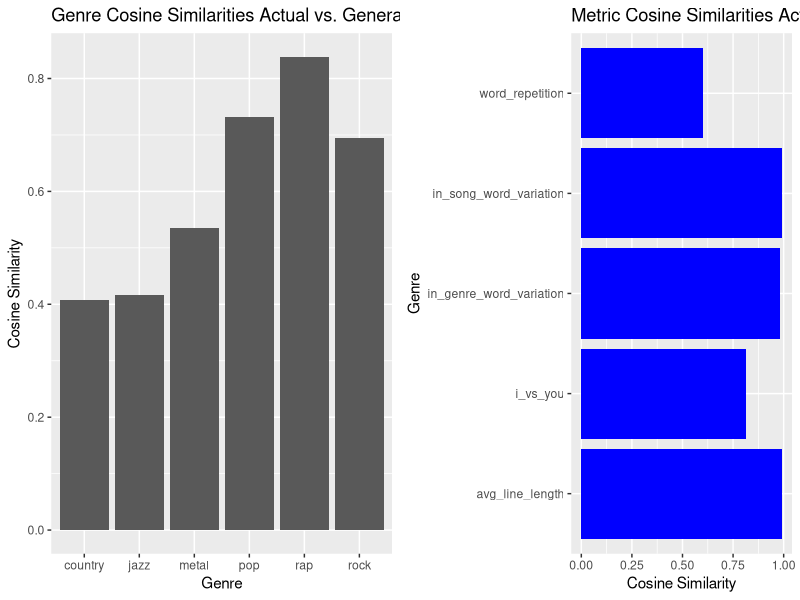

Reproduce this figure in R.
library(tidyverse)

df <- data.frame(
  genre = c("metal", "rock", "rap", "pop", "country", "jazz", "metal", "rock", "rap", "pop", "country", "jazz"),
  generated = c(1, 1, 1, 1, 1, 1, 0, 0, 0, 0, 0, 0),
  avg_line_length = c(5.821, 4.873, 5.906, 4.816, 6.394, 5.775, 8.983, 8.484, 8.172, 7.333, 8.182, 7.165),
  in_song_word_variation = c(.43, .35, .404, .246, .413, .344, .538, .478, .424, .405, .482, .477),
  in_genre_word_variation = c(.482, .339, .34, .196, .426, .2, .547, .417, .36, .39, .616, .357),
  i_vs_you = c(7.8, .45, 20.5, 9.2, 26.4, 4.7, 1.348, 1.483, 4.714, 2.251, 1.427, 1.234),
  word_repetition = c(16.25, 8.2, 16.85, 3.6, 2.4, 31.25, 1.913, 2.032, 10.964, 5.384, 1.524, 1.69)
                 )




cos_sim <- function(v1, v2){
  dot <- v1 %*% v2
  mag <- sqrt(sum(v1^2)) * sqrt(sum(v2^2))
  return(dot / mag)
}

get_genre_cosine_similarity <- function(input_genre){
  v1 <- as.numeric(dplyr::select(filter(df, genre == input_genre, generated == 0), -c("genre", "generated")))
  v2 <- as.numeric(dplyr::select(filter(df, genre == input_genre, generated == 1), -c("genre", "generated")))
  print(v1)
  print(class(v1))
  
  return(cos_sim(v1, v2))
}

input_genres <- c("metal", "rock", "rap", "pop", "country", "jazz")
cosine_similarities <- sapply(input_genres, get_genre_cosine_similarity)

sims <- data.frame(genre = input_genres,
                   cosine_similarity = cosine_similarities)

p1 <- ggplot(sims, aes(x = genre, y = cosine_similarity)) +
  geom_bar(stat="identity") +
  ggtitle("Genre Cosine Similarities Actual vs. Generated") +
  xlab("Genre") +
  ylab("Cosine Similarity")


get_metric_cosine_similarity <- function(input_metric){
  v1 <- as.numeric(t(df)[c(input_metric),7:12])
  v2 <- as.numeric(t(df)[c(input_metric),1:6])
  print(v1)
  print(class(v1))
  
  return(cos_sim(v1, v2))
}

input_metrics <- c("avg_line_length", "in_song_word_variation",
                   "in_genre_word_variation", "i_vs_you", "word_repetition")
metric_cosine_similarities <- sapply(input_metrics, get_metric_cosine_similarity)

sims2 <- data.frame(metric = input_metrics,
                   metric_cosine_similarity = metric_cosine_similarities)

p2 <- ggplot(sims2, aes(x = metric, y = metric_cosine_similarity)) +
  geom_bar(stat="identity", fill = "blue") +
  ggtitle("Metric Cosine Similarities Actual vs. Generated") +
  xlab("Genre") +
  ylab("Cosine Similarity") +
  coord_flip()

require(gridExtra)
grid.arrange(p1, p2, ncol = 2)
